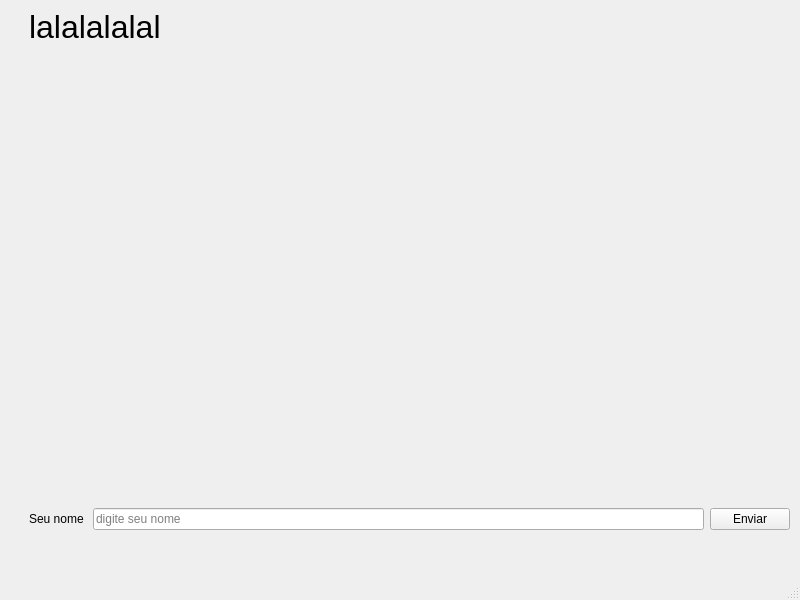
<?xml version="1.0" encoding="UTF-8"?>
<ui version="4.0">
 <class>MainWindow</class>
 <widget class="QMainWindow" name="MainWindow">
  <property name="geometry">
   <rect>
    <x>0</x>
    <y>0</y>
    <width>800</width>
    <height>600</height>
   </rect>
  </property>
  <property name="windowTitle">
   <string>MainWindow</string>
  </property>
  <widget class="QWidget" name="centralwidget">
   <widget class="QWidget" name="gridLayoutWidget">
    <property name="geometry">
     <rect>
      <x>29</x>
      <y>9</y>
      <width>761</width>
      <height>521</height>
     </rect>
    </property>
    <layout class="QGridLayout" name="gridLayout">
     <item row="0" column="0">
      <widget class="QLabel" name="result">
       <property name="font">
        <font>
         <pointsize>24</pointsize>
        </font>
       </property>
       <property name="text">
        <string>lalalalalal</string>
       </property>
       <property name="alignment">
        <set>Qt::AlignmentFlag::AlignLeading|Qt::AlignmentFlag::AlignLeft|Qt::AlignmentFlag::AlignTop</set>
       </property>
      </widget>
     </item>
     <item row="1" column="0">
      <layout class="QGridLayout" name="gridLayout_2">
       <item row="0" column="0">
        <widget class="QLabel" name="name">
         <property name="text">
          <string>Seu nome </string>
         </property>
        </widget>
       </item>
       <item row="0" column="1">
        <widget class="QLineEdit" name="lineEdit">
         <property name="placeholderText">
          <string>digite seu nome</string>
         </property>
        </widget>
       </item>
      </layout>
     </item>
     <item row="1" column="1">
      <widget class="QPushButton" name="Send">
       <property name="text">
        <string>Enviar</string>
       </property>
      </widget>
     </item>
    </layout>
   </widget>
  </widget>
  <widget class="QMenuBar" name="menubar">
   <property name="geometry">
    <rect>
     <x>0</x>
     <y>0</y>
     <width>800</width>
     <height>33</height>
    </rect>
   </property>
  </widget>
  <widget class="QStatusBar" name="statusbar">
   <property name="enabled">
    <bool>true</bool>
   </property>
  </widget>
 </widget>
 <resources/>
 <connections/>
</ui>
